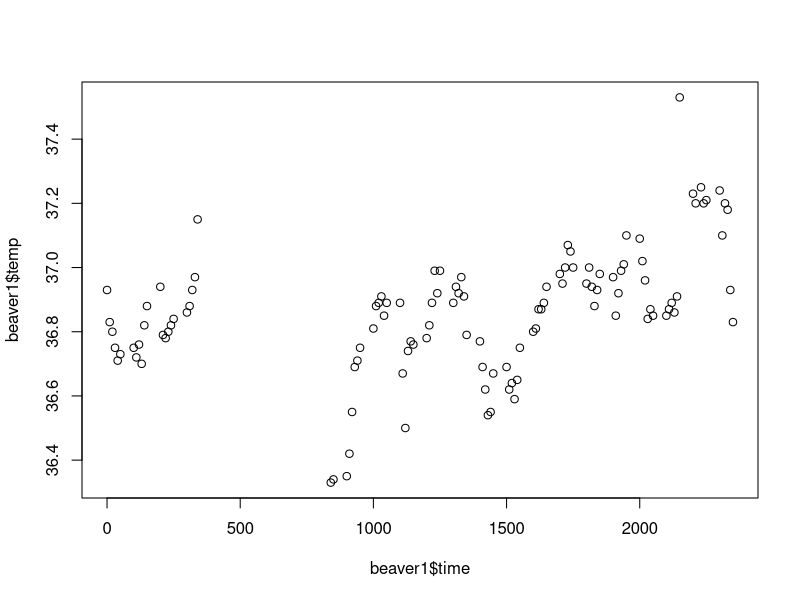
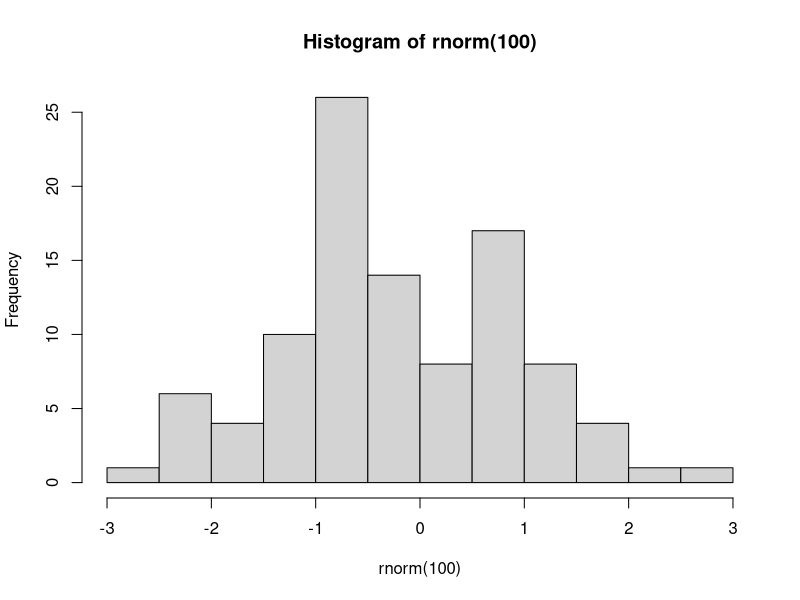

R code for these plots, in order:
## ---- chunk 1
knitr::opts_chunk$set(echo = TRUE)
## ---- chunk 2
summary(beaver1)
## ---- chunk 3
plot(beaver1$time,beaver1$temp)
## ---- chunk 4
hist(rnorm(100))
## ---- chunk 5
set.seed(123)#use ?set.seed para descobrir o que faz esta função!
x <- rnorm(100)
## ---- chunk 6
sum(x)
## ---- chunk 7
x[1] <- 100
## ---- chunk 8
sum(x)
## ---- chunk 9
#e aqui um code chunk!

## ---- chunk 10
#e aqui um code chunk!

## ---- chunk 11
#e aqui um code chunk!

